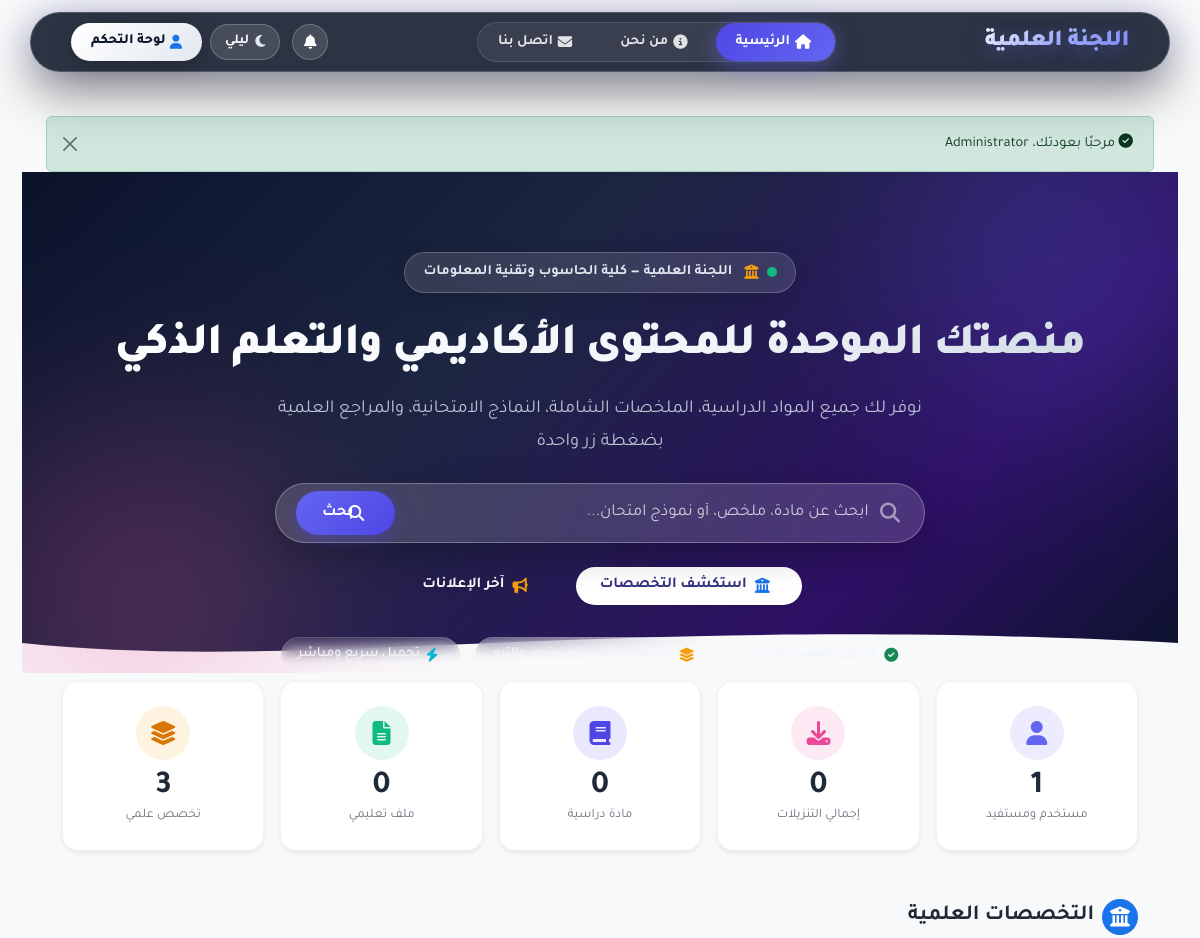
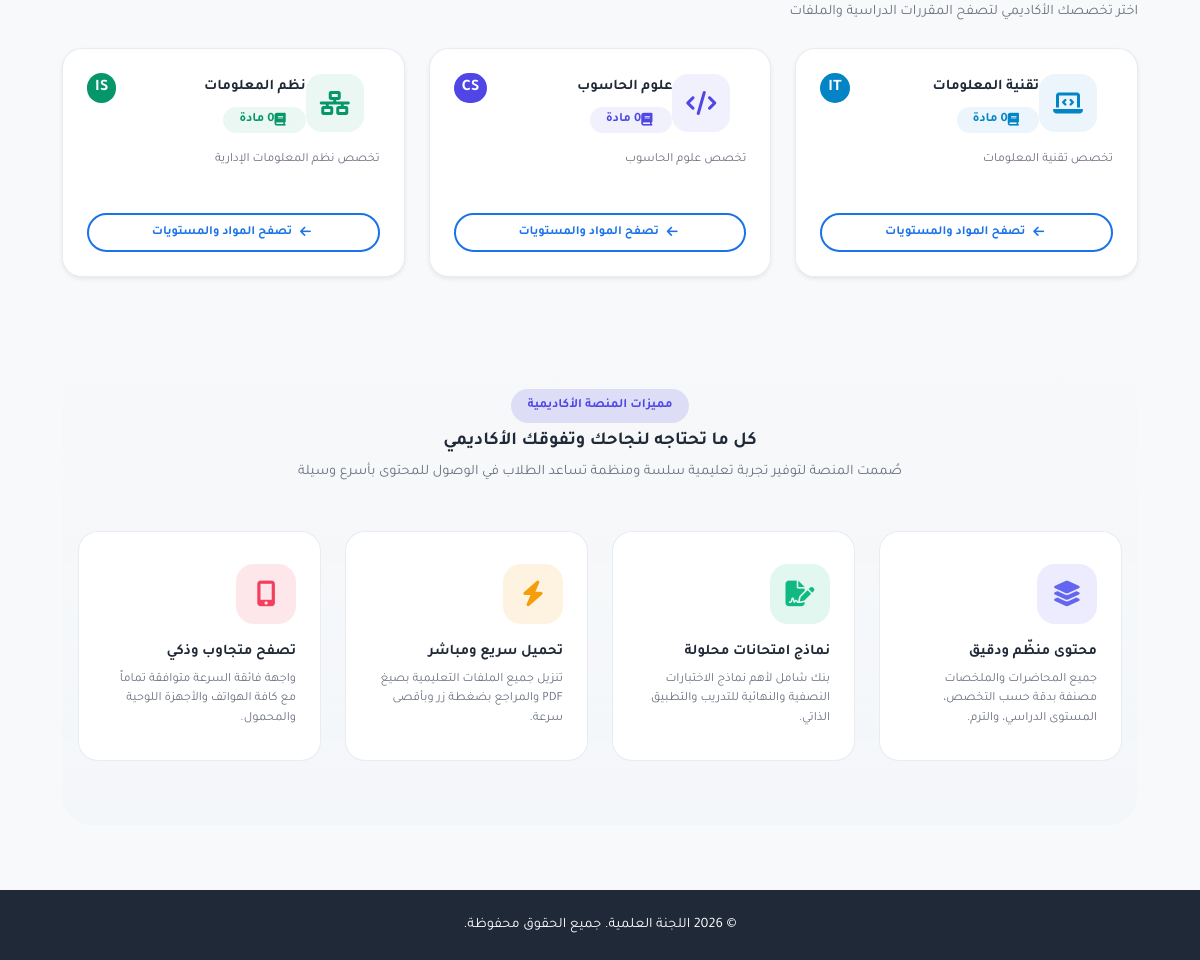
The page / (signed in) on the database its author committed (2 pictures, top to bottom).
### tables this page shows
CREATE TABLE IF NOT EXISTS majors (
    id INT PRIMARY KEY AUTO_INCREMENT,
    name VARCHAR(100) NOT NULL UNIQUE,
    description TEXT,
    icon VARCHAR(50) DEFAULT 'fa-graduation-cap',
    is_active BOOLEAN DEFAULT TRUE,
    created_at TIMESTAMP DEFAULT CURRENT_TIMESTAMP,
    updated_at TIMESTAMP DEFAULT CURRENT_TIMESTAMP ON UPDATE CURRENT_TIMESTAMP
);

### app/Views/front/home.php (the view, shortened to what the rows shown need)
<div class="hero-section text-center">
    <div class="container position-relative" style="z-index: 2;">
        <div class="mb-4">
            <span class="hero-badge-pill">
                <span class="hero-pulse-dot"></span>
                <i class="fas fa-graduation-cap text-warning me-1"></i>اللجنة العلمية — كلية الحاسوب وتقنية المعلومات
            </span>
        </div>
        <h1 class="hero-title mb-3">منصتك الموحدة للمحتوى الأكاديمي والتعلم الذكي</h1>
        <p class="hero-subtitle mb-4">نوفر لك جميع المواد الدراسية، الملخصات الشاملة، النماذج الامتحانية، والمراجع العلمية بضغطة زر واحدة</p>
        <div class="hero-search-container mb-4">
            <form class="hero-search-box d-flex align-items-center" action="<?php echo url('/search'); ?>" method="GET">
                <i class="fas fa-search text-white-50 ms-3 fs-5"></i>
                <input type="search" name="q" class="form-control hero-search-input" placeholder="ابحث عن مادة، ملخص، أو نموذج امتحان..." required>
                <button type="submit" class="btn hero-search-btn text-white me-1">
                    <i class="fas fa-search ms-1"></i>بحث
                </button>
            </form>
        </div>
        <div class="d-flex justify-content-center gap-3 flex-wrap mb-4">
            <a href="#majors-section" class="btn btn-light btn-lg rounded-pill px-4 fw-bold shadow-sm hero-btn-primary">
                <i class="fas fa-university ms-2 text-primary"></i>استكشف التخصصات
            </a>
            <a href="<?php echo url('/announcements'); ?>" class="btn btn-outline-light btn-lg rounded-pill px-4 fw-bold">
                <i class="fas fa-bullhorn ms-2 text-warning"></i>آخر الإعلانات
            </a>
        </div>
        <div class="hero-features-strip">
            <span class="hero-feature-tag"><i class="fas fa-check-circle text-success ms-1"></i>محتوى معتمد ومحدث</span>
            <span class="hero-feature-tag"><i class="fas fa-layer-group text-warning ms-1"></i>مصنف بحسب المستوى والترم</span>
            <span class="hero-feature-tag"><i class="fas fa-bolt text-info ms-1"></i>تحميل سريع ومباشر</span>
        </div>
    </div>
    <div class="hero-wave position-absolute bottom-0 start-0 end-0" style="z-index: 1;">
        <svg viewBox="0 0 1440 60" preserveAspectRatio="none">
            <path d="M0,30 C360,60 720,0 1440,30 L1440,60 L0,60 Z" fill="#f8f9fa"></path>
        </svg>
    </div>
</div>
<div class="container home-main-container" style="margin-top: -2.5rem; position: relative; z-index: 3;">
    <div class="row g-3 mb-5">
        <div class="col-6 col-md-4 col-lg">
            <div class="stat-card-modern text-center p-3 p-md-4 bg-white shadow-sm rounded-4 border-0 h-100">
                <div class="stat-icon-modern mx-auto mb-2 rounded-circle d-flex align-items-center justify-content-center" style="width: 54px; height: 54px; background: rgba(99, 102, 241, 0.12) !important; color: #6366f1 !important;">
                    <i class="fas fa-users fs-4"></i>
                </div>
                <div class="stat-number-modern fs-2 fw-bold text-dark"><?php echo $userCount ?? 0; ?></div>
                <div class="stat-label-modern small text-muted font-weight-medium">مستخدم ومستفيد</div>
            </div>
        </div>
        <div class="col-6 col-md-4 col-lg">
            <div class="stat-card-modern text-center p-3 p-md-4 bg-white shadow-sm rounded-4 border-0 h-100">
                <div class="stat-icon-modern mx-auto mb-2 rounded-circle d-flex align-items-center justify-content-center" style="width: 54px; height: 54px; background: rgba(236, 72, 153, 0.12) !important; color: #ec4899 !important;">
                    <i class="fas fa-download fs-4"></i>
                </div>
                <div class="stat-number-modern fs-2 fw-bold text-dark"><?php echo $totalDownloads ?? 0; ?></div>
                <div class="stat-label-modern small text-muted font-weight-medium">إجمالي التنزيلات</div>
            </div>
        </div>
        <div class="col-6 col-md-4 col-lg">
            <div class="stat-card-modern text-center p-3 p-md-4 bg-white shadow-sm rounded-4 border-0 h-100">
                <div class="stat-icon-modern mx-auto mb-2 rounded-circle d-flex align-items-center justify-content-center" style="width: 54px; height: 54px; background: rgba(79, 70, 229, 0.12) !important; color: #4f46e5 !important;">
                    <i class="fas fa-book-open fs-4"></i>
                </div>
                <div class="stat-number-modern fs-2 fw-bold text-dark"><?php echo $courseCount; ?></div>
                <div class="stat-label-modern small text-muted font-weight-medium">مادة دراسية</div>
            </div>
        </div>
        <div class="col-6 col-md-6 col-lg">
            <div class="stat-card-modern text-center p-3 p-md-4 bg-white shadow-sm rounded-4 border-0 h-100">
                <div class="stat-icon-modern mx-auto mb-2 rounded-circle d-flex align-items-center justify-content-center" style="width: 54px; height: 54px; background: rgba(16, 185, 129, 0.12) !important; color: #10b981 !important;">
                    <i class="fas fa-file-alt fs-4"></i>
                </div>
                <div class="stat-number-modern fs-2 fw-bold text-dark"><?php echo $fileCount; ?></div>
                <div class="stat-label-modern small text-muted font-weight-medium">ملف تعليمي</div>
            </div>
        </div>
        <div class="col-12 col-md-6 col-lg">
            <div class="stat-card-modern text-center p-3 p-md-4 bg-white shadow-sm rounded-4 border-0 h-100">
                <div class="stat-icon-modern mx-auto mb-2 rounded-circle d-flex align-items-center justify-content-center" style="width: 54px; height: 54px; background: rgba(245, 158, 11, 0.12) !important; color: #d97706 !important;">
                    <i class="fas fa-layer-group fs-4"></i>
                </div>
                <div class="stat-number-modern fs-2 fw-bold text-dark"><?php echo $majorCount; ?></div>
                <div class="stat-label-modern small text-muted font-weight-medium">تخصص علمي</div>
            </div>
        </div>
    </div>
    <section id="majors-section" class="mb-5">
        <div class="d-flex align-items-center justify-content-between mb-4 flex-wrap gap-2">
            <div>
                <h2 class="fw-bold mb-1 d-flex align-items-center gap-2">
                    <span class="badge bg-primary rounded-circle p-2 d-inline-flex"><i class="fas fa-graduation-cap text-white fs-5"></i></span>
                    التخصصات العلمية
                </h2>
                <p class="text-muted mb-0">اختر تخصصك الأكاديمي لتصفح المقررات الدراسية والملفات</p>
            </div>
        </div>
        <?php if (!empty($majors)): ?>
            <div class="row g-4">
                <?php foreach ($majors as $major): ?>
                    <?php
                        $iconClass = get_major_icon($major->name, $major->icon ?? 'fas fa-university');
                        $codeTag = get_major_badge_code($major->name);
                        $palette = get_major_palette($major->name);
                    ?>
                    <div class="col-md-6 col-lg-4">
                        <div class="card h-100 major-card-premium shadow-sm border-0"
                             style="--major-accent: <?php echo $palette['primary']; ?>; --major-gradient: <?php echo $palette['icon_bg']; ?>; --major-light: <?php echo $palette['light']; ?>;"
                             role="button" data-bs-toggle="modal" data-bs-target="#levelModal" data-major-id="<?php echo $major->id; ?>" data-major-name="<?php echo escape($major->name); ?>">
                            <div class="card-body p-4">
                                <div class="d-flex align-items-center mb-3">
                                    <div class="major-icon-box flex-shrink-0 ms-3" style="background: <?php echo $palette['light']; ?>; color: <?php echo $palette['primary']; ?>;">
                                        <i class="<?php echo escape($iconClass); ?>"></i>
                                    </div>
                                    <div class="flex-grow-1">
                                        <div class="d-flex align-items-center justify-content-between gap-2 mb-1">
                                            <h5 class="fw-bold mb-0 text-dark"><?php echo escape($major->name); ?></h5>
                                            <?php if ($codeTag): ?>
                                                <span class="badge rounded-pill px-2 py-1 fs-6 fw-bold" style="background: <?php echo $palette['primary']; ?> !important; color: #ffffff !important;"><?php echo $codeTag; ?></span>
                                            <?php endif; ?>
                                        </div>
                                        <span class="badge rounded-pill px-3 py-1" style="background: <?php echo $palette['light']; ?> !important; color: <?php echo $palette['primary']; ?> !important; font-weight: 700;">
                                            <i class="fas fa-book-open ms-1"></i><?php echo escape($major->courses_count ?? 0); ?> مادة
                                        </span>
                                    </div>
                                </div>
                                <p class="card-text text-muted small mb-0" style="line-height: 1.6;"><?php echo escape(truncate($major->description, 120)); ?></p>
                            </div>
                            <div class="card-footer bg-white border-0 pt-0 px-4 pb-4">
                                <span class="btn btn-outline-primary btn-sm w-100 rounded-pill fw-bold py-2 major-explore-btn">
                                    <i class="fas fa-arrow-left ms-1"></i>تصفح المواد والمستويات
                                </span>
                            </div>
                        </div>
                    </div>
                <?php endforeach; ?>
            </div>
        <?php endif; ?>
    </section>
    <section class="features-section-modern mb-5">
        <div class="container">
            <div class="text-center max-w-700 mx-auto mb-5">
                <span class="badge bg-primary bg-opacity-10 text-primary rounded-pill px-3 py-2 fw-bold mb-2">مميزات المنصة الأكاديمية</span>
                <h3 class="fw-bold mb-2">كل ما تحتاجه لنجاحك وتفوقك الأكاديمي</h3>
                <p class="text-muted">صُممت المنصة لتوفير تجربة تعليمية سلسة ومنظمة تساعد الطلاب في الوصول للمحتوى بأسرع وسيلة</p>
            </div>
            <div class="row g-4">
                <div class="col-md-6 col-lg-3">
                    <div class="feature-box-card">
                        <div class="feature-box-icon feature-icon-indigo">
                            <i class="fas fa-layer-group"></i>
                        </div>
                        <h5 class="fw-bold mb-2">محتوى منظّم ودقيق</h5>
                        <p class="text-muted small mb-0">جميع المحاضرات والملخصات مصنفة بدقة حسب التخصص، المستوى الدراسي، والترم.</p>
                    </div>
                </div>
                <div class="col-md-6 col-lg-3">
                    <div class="feature-box-card">
                        <div class="feature-box-icon feature-icon-emerald">
                            <i class="fas fa-file-signature"></i>
                        </div>
                        <h5 class="fw-bold mb-2">نماذج امتحانات محلولة</h5>
                        <p class="text-muted small mb-0">بنك شامل لأهم نماذج الاختبارات النصفية والنهائية للتدريب والتطبيق الذاتي.</p>
                    </div>
                </div>
                <div class="col-md-6 col-lg-3">
                    <div class="feature-box-card">
                        <div class="feature-box-icon feature-icon-amber">
                            <i class="fas fa-bolt"></i>
                        </div>
                        <h5 class="fw-bold mb-2">تحميل سريع ومباشر</h5>
                        <p class="text-muted small mb-0">تنزيل جميع الملفات التعليمية بصيغ PDF والمراجع بضغطة زر وبأقصى سرعة.</p>
                    </div>
                </div>
                <div class="col-md-6 col-lg-3">
                    <div class="feature-box-card">
                        <div class="feature-box-icon feature-icon-rose">
                            <i class="fas fa-mobile-alt"></i>
                        </div>
                        <h5 class="fw-bold mb-2">تصفح متجاوب وذكي</h5>
                        <p class="text-muted small mb-0">واجهة فائقة السرعة متوافقة تماماً مع كافة الهواتف والأجهزة اللوحية والمحمول.</p>
                    </div>
                </div>
            </div>
        </div>
    </section>
</div>

### app/Config/Router.php (shortened to what the rows shown need)
<?php
class Router
{
    private array $routes = [];
    public function __construct()
    {
        $routes = require __DIR__ . '/../../config/routes.php';
        foreach ($routes as $pattern => $config) {
            $this->routes[] = [
                'pattern' => $this->patternToRegex($pattern),
                'original' => $pattern,
                'config' => $config,
            ];
        }
    }
    private function patternToRegex(string $pattern): string
    {
        $regex = preg_replace('/\{(\w+)\}/', '(?P<$1>[^/]+)', $pattern);
        return '#^' . $regex . '$#';
    }
    public function dispatch(string $uri, string $method): void
    {
        $uri = parse_url($uri, PHP_URL_PATH);
        $uri = str_replace('\\', '/', $uri);
        $uri = rtrim($uri, '/') ?: '/';
        $basePath = str_replace('\\', '/', dirname($_SERVER['SCRIPT_NAME'] ?? ''));
        if ($basePath !== '/' && $basePath !== '.') {
            if (str_starts_with($uri, $basePath)) {
                $uri = substr($uri, strlen($basePath));
            } else {
                $basePathNoPublic = preg_replace('#/public$#i', '', $basePath);
                if ($basePathNoPublic !== '' && $basePathNoPublic !== '/' && str_starts_with($uri, $basePathNoPublic)) {
                    $uri = substr($uri, strlen($basePathNoPublic));
                }
            }
        }
        $uri = '/' . ltrim($uri, '/');
        foreach ($this->routes as $route) {
            if (!preg_match($route['pattern'], $uri, $matches)) {
                continue;
            }
            $params = array_filter($matches, 'is_string', ARRAY_FILTER_USE_KEY);
            $action = $route['config']['action'];
            $controller = new $controllerClass();
            if (!empty($params)) {
                $controller->$action(...array_values($params));
            } else {
                $controller->$action();
            }
            return;
        }
    }
}

### rows shown on the page
majors: is_active "1", id "3", name "نظم المعلومات", name "IS", courses_count "0", description "تخصص نظم المعلومات الإدارية"
majors: name "تقنية المعلومات", name "IT", description "تخصص تقنية المعلومات"
majors: name "علوم الحاسوب", name "CS", description "تخصص علوم الحاسوب"

### other values the page prints
$totalDownloads "0"
$courseCount "0"
$fileCount "0"
